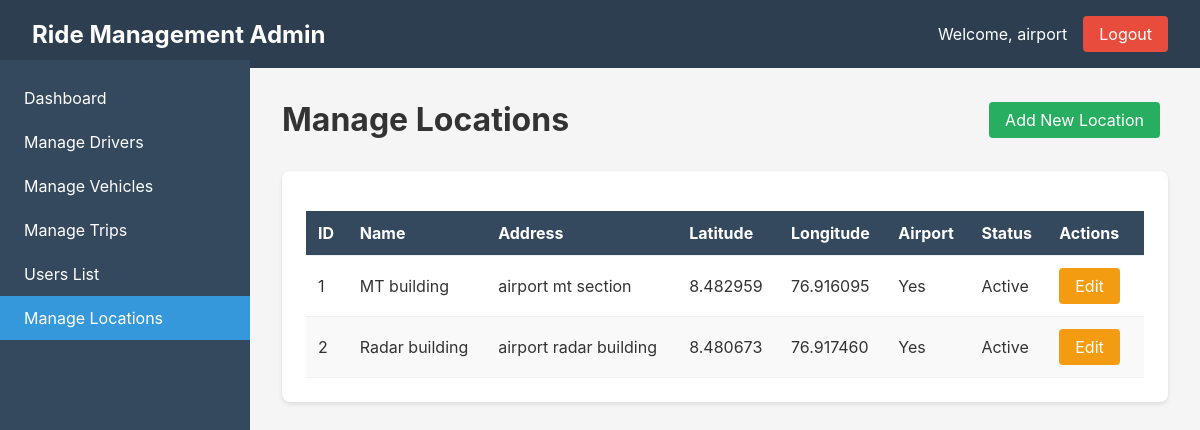
Page /locations/ (signed in) on the earlier database version.
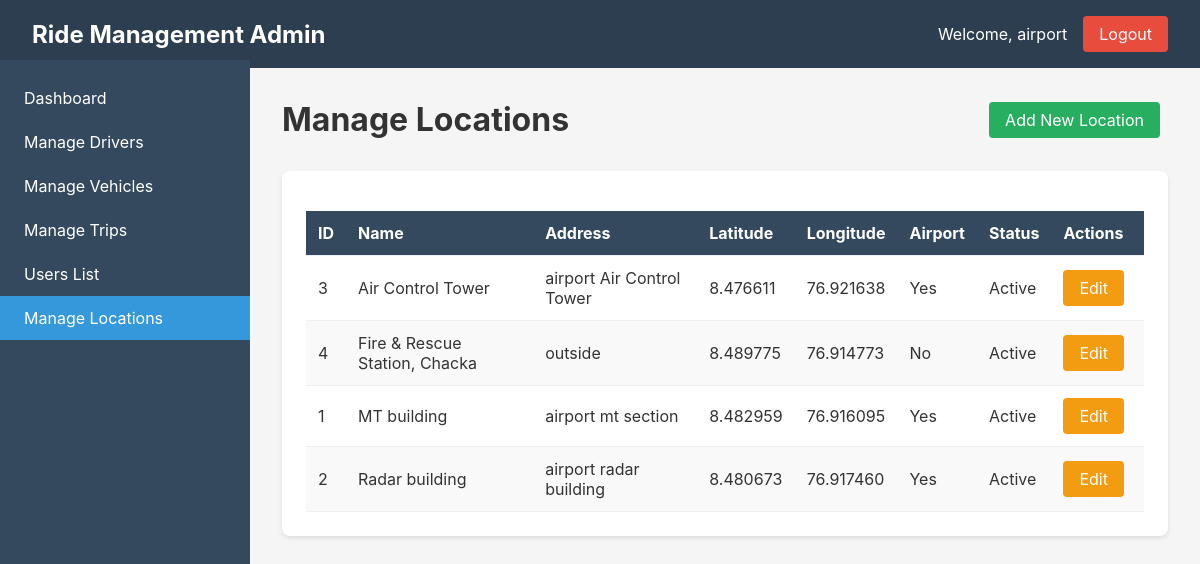
Same page on the later database version.
### ride_management/models.py (models this page shows, shortened)
class CustomUser(AbstractUser):
    USER_TYPE_CHOICES = (
        ('admin', 'Admin'),
        ('user', 'User'),
        ('driver', 'Driver'),
    )
    user_type = models.CharField(max_length=10, choices=USER_TYPE_CHOICES, default='user')
    phone = models.CharField(max_length=15, blank=True)
    class Meta:
        db_table = 'users'

class Location(models.Model):
    name = models.CharField(max_length=100)
    address = models.CharField(max_length=255)
    latitude = models.DecimalField(max_digits=9, decimal_places=6, null=True, blank=True)
    longitude = models.DecimalField(max_digits=9, decimal_places=6, null=True, blank=True)
    is_airport = models.BooleanField(default=False)
    is_active = models.BooleanField(default=True)
    created_at = models.DateTimeField(auto_now_add=True)
    class Meta:
        ordering = ['name']

### ride_management/views.py (the view)
# urls.py: path('locations/', views.locations_list, name='locations_list'),
@login_required
def locations_list(request):
    if request.user.user_type != 'admin':
        return redirect('login')
    locations = Location.objects.all()
    return render(request, 'admin/locations.html', {'locations': locations})

### ride_management/templates/admin/locations.html
{% extends 'base.html' %}
{% block content %}
<div style="display: flex; justify-content: space-between; align-items: center; margin-bottom: 2rem;">
    <h1>Manage Locations</h1>
    <a href="{% url 'add_location' %}" class="btn btn-success">Add New Location</a>
</div>
<div class="card">
    <table class="table">
        <thead>
            <tr>
                <th>ID</th>
                <th>Name</th>
                <th>Address</th>
                <th>Latitude</th>
                <th>Longitude</th>
                <th>Airport</th>
                <th>Status</th>
                <th>Actions</th>
            </tr>
        </thead>
        <tbody>
            {% for location in locations %}
            <tr>
                <td>{{ location.id }}</td>
                <td>{{ location.name }}</td>
                <td>{{ location.address }}</td>
                <td>{{ location.latitude }}</td>
                <td>{{ location.longitude }}</td>
                <td>{% if location.is_airport %}Yes{% else %}No{% endif %}</td>
                <td>{% if location.is_active %}Active{% else %}Inactive{% endif %}</td>
                <td>
                    <a href="{% url 'edit_location' location.id %}" class="btn btn-warning">Edit</a>
                </td>
            </tr>
            {% empty %}
            <tr>
                <td colspan="8" style="text-align: center;">No locations found</td>
            </tr>
            {% endfor %}
        </tbody>
    </table>
</div>
{% endblock %}

### ride_management/templates/base.html (shortened to what this page needs)
<!DOCTYPE html>
<html lang="en">
<head>
</head>
<body>
    <nav class="navbar">
        <h1>Ride Management Admin</h1>
        <div class="navbar-right">
            <span>Welcome, {{ user.username }}</span>
            <a href="{% url 'logout' %}" class="logout-btn">Logout</a>
        </div>
    </nav>
    <div class="sidebar">
        <a href="{% url 'dashboard' %}" {% if request.resolver_match.url_name == 'dashboard' %}class="active"{% endif %}>Dashboard</a>
        <a href="{% url 'drivers_list' %}" {% if 'drivers' in request.resolver_match.url_name %}class="active"{% endif %}>Manage Drivers</a>
        <a href="{% url 'vehicles_list' %}" {% if 'vehicles' in request.resolver_match.url_name %}class="active"{% endif %}>Manage Vehicles</a>
        <a href="{% url 'trips_list' %}" {% if 'trips' in request.resolver_match.url_name %}class="active"{% endif %}>Manage Trips</a>
        <a href="{% url 'users_list' %}" {% if 'users' in request.resolver_match.url_name %}class="active"{% endif %}>Users List</a>
        <a href="{% url 'locations_list' %}" {% if 'locations' in request.resolver_match.url_name %}class="active"{% endif %}>Manage Locations</a>
    </div>
    <main class="main-content">
        {% block content %}
        {% endblock %}
    </main>
</body>
</html>

### ride_management/templates/base.html (style rules this page uses)
* { margin: 0; padding: 0; box-sizing: border-box; }
body { font-family: -apple-system, BlinkMacSystemFont, 'Segoe UI', Roboto, Oxygen, Ubuntu, sans-serif; background-color: #f5f5f5; color: #333; }
.navbar { background-color: #2c3e50; color: white; padding: 1rem 2rem; display: flex; justify-content: space-between; align-items: center; }
.navbar h1 { font-size: 1.5rem; }
.navbar-right { display: flex; align-items: center; gap: 1rem; }
.logout-btn { background-color: #e74c3c; color: white; border: none; padding: 0.5rem 1rem; border-radius: 4px; cursor: pointer; text-decoration: none; }
.sidebar { width: 250px; height: calc(100vh - 60px); background-color: #34495e; position: fixed; left: 0; top: 60px; padding: 1rem 0; }
.sidebar a { display: block; color: white; text-decoration: none; padding: 0.75rem 1.5rem; transition: background-color 0.3s; }
.sidebar a.active { background-color: #3498db; }
.main-content { margin-left: 250px; padding: 2rem; min-height: calc(100vh - 60px); }
.card { background-color: white; border-radius: 8px; box-shadow: 0 2px 4px rgba(0,0,0,0.1); padding: 1.5rem; margin-bottom: 1.5rem; }
.btn { background-color: #3498db; color: white; border: none; padding: 0.5rem 1rem; border-radius: 4px; cursor: pointer; text-decoration: none; display: inline-block; margin-right: 0.5rem; }
.btn-success { background-color: #27ae60; }
.btn-warning { background-color: #f39c12; }
.table { width: 100%; border-collapse: collapse; margin-top: 1rem; }
.table th, .table td { padding: 0.75rem; text-align: left; border-bottom: 1px solid #ecf0f1; }
.table th { background-color: #34495e; color: white; }
.table tr:nth-child(even) { background-color: #f9f9f9; }

Differences in the rows shown:
added Location: id "3", name "Air Control Tower", address "airport Air Control Tower", latitude "8.476611", longitude "76.921638", is_airport "Yes", is_active "Active"
added Location: id "4", name "Fire & Rescue Station, Chacka", address "outside", latitude "8.489775", longitude "76.914773", is_airport "No", is_active "Active"
